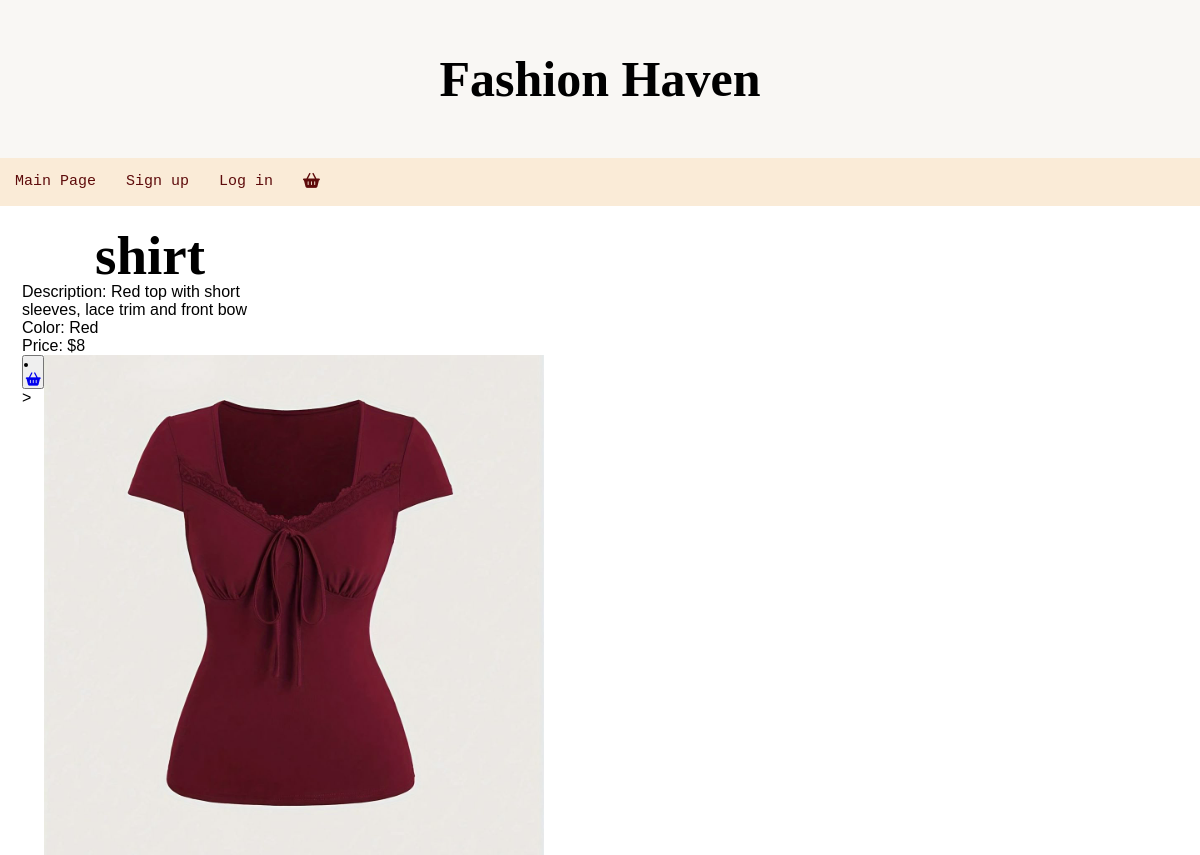
Screenshot of /item/3 with the database file from the repository.
### tables this page shows
CREATE TABLE "Item" (
	"ID"	INTEGER,
	"Type"	INTEGER,
	"Info"	TEXT,
	"Color"	TEXT,
	"Price"	TEXT,
	"img-src"	TEXT,
	PRIMARY KEY("ID")
);

### app.py (the view)
@app.route('/item/<int:id>')
def single_item_name(id):
    sql= f"SELECT * FROM Item WHERE id={id}" #TOOO remove f-string
    item_name = query_db(sql, one=True)
    return render_template('single_item_name.html', item_name=item_name)

### app.py (called while the page is built)
def query_db(sql,args=(),one=False):
    db = sqlite3.connect('ERD .db')
    cursor = db.cursor()
    cursor.execute(sql, args)
    results = cursor.fetchall()
    print(sql, args, one)
    print('results:', results)
    db.commit()
    db.close()
    return (results[0] if results else None) if one else results

### templates/single_item_name.html (shortened to what this page needs)
{% extends 'base.html' %}
{% block content %}
<head>
      <link rel="stylesheet" href="{{url_for ('static', filename='/style.css')}}">
</head>
<body>
      <div class="type">
          <h1>{{item_name[1]}}</h1>
           <p>Description: {{item_name[2]}}</p>
           <p>Color: {{item_name[3]}}</p>
           <p class>Price: {{item_name[4]}}</p>
           <div class="shopping">
            <form action="/add_to_cart/{{item_name[0]}}" method="POST"> <button type="submit"><li class= "checkout"><a href="/checkout" ><i class="fa-solid fa-basket-shopping"></i></a></li></button>></form>
          <img class= "item-image" src="{{url_for('static',filename='images/'+item_name[5])}}" alt="{{item_name[1]}}">
      </div>
</body>
{% endblock %}

### static/style.css (style rules this page uses)
* { margin: 0; padding: 0; font-family: 'Poppins', sans-serif; box-sizing: border-box; }
body { margin: 0px; background-image: url("https://images.unsplash.com/photo-1645785328791-64e8ff28edcd?q=80&w=2232&auto=format&fit=crop&ixlib=rb-4.1.0&ixid=M3wxMjA3fDB8MHxwaG90by1wYWdlfHx8fGVufDB8fHx8fA==Ybackground_image.avif"); background-repeat: no-repeat; background-attachment: fixed; }
h1 { text-align: center; padding: 50px; font-size: 50px; background-color: rgb(249, 247, 244); font-family: "Lucida Handwriting", Cursive; margin: 0; }
.item-image { width: 500px; height: 500px; object-fit: absolute; object-position: right; }
.shopping { display: flex; width: 30px; height: 100px; }
.type { border-radius: 25px; border: 2px solid #fff; padding: 20px; width: 300px; height: 100px; display: absolute; align-items: center; }
.type h1 { margin: 0; font-size: 55px; line-height: 1; padding: 0; background: transparent; }

### rows the page displays
Item: Type "shirt", Info "Red top with short sleeves, lace trim and front bow", Color "Red", Price "$8", url_for (picture)
